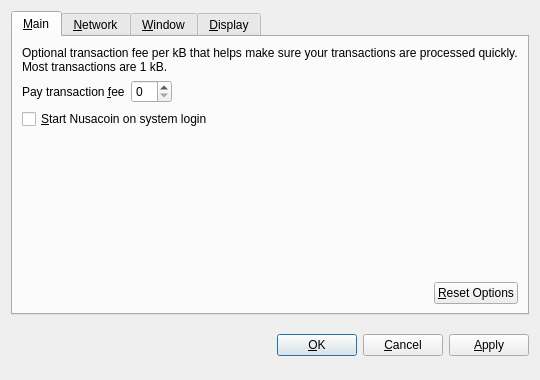
<?xml version="1.0" encoding="UTF-8"?>
<ui version="4.0">
 <class>OptionsDialog</class>
 <widget class="QDialog" name="OptionsDialog">
  <property name="geometry">
   <rect>
    <x>0</x>
    <y>0</y>
    <width>540</width>
    <height>380</height>
   </rect>
  </property>
  <property name="windowTitle">
   <string>Options</string>
  </property>
  <property name="modal">
   <bool>true</bool>
  </property>
  <layout class="QVBoxLayout" name="verticalLayout">
   <item>
    <widget class="QTabWidget" name="tabWidget">
     <property name="tabPosition">
      <enum>QTabWidget::North</enum>
     </property>
     <property name="currentIndex">
      <number>0</number>
     </property>
     <widget class="QWidget" name="tabMain">
      <attribute name="title">
       <string>&amp;Main</string>
      </attribute>
      <layout class="QVBoxLayout" name="verticalLayout_Main">
       <item>
        <widget class="QLabel" name="transactionFeeInfoLabel">
         <property name="text">
          <string>Optional transaction fee per kB that helps make sure your transactions are processed quickly. Most transactions are 1 kB.</string>
         </property>
         <property name="textFormat">
          <enum>Qt::PlainText</enum>
         </property>
         <property name="wordWrap">
          <bool>true</bool>
         </property>
        </widget>
       </item>
       <item>
        <layout class="QHBoxLayout" name="horizontalLayout_1_Main">
         <item>
          <widget class="QLabel" name="transactionFeeLabel">
           <property name="text">
            <string>Pay transaction &amp;fee</string>
           </property>
           <property name="textFormat">
            <enum>Qt::PlainText</enum>
           </property>
           <property name="buddy">
            <cstring>transactionFee</cstring>
           </property>
          </widget>
         </item>
         <item>
          <widget class="BitcoinAmountField" name="transactionFee"/>
         </item>
         <item>
          <spacer name="horizontalSpacer_1_Main">
           <property name="orientation">
            <enum>Qt::Horizontal</enum>
           </property>
           <property name="sizeHint" stdset="0">
            <size>
             <width>40</width>
             <height>20</height>
            </size>
           </property>
          </spacer>
         </item>
        </layout>
       </item>
       <item>
        <widget class="QCheckBox" name="bitcoinAtStartup">
         <property name="toolTip">
          <string>Automatically start Nusacoin after logging in to the system.</string>
         </property>
         <property name="text">
          <string>&amp;Start Nusacoin on system login</string>
         </property>
        </widget>
       </item>
       <item>
        <spacer name="verticalSpacer_Main">
         <property name="orientation">
          <enum>Qt::Vertical</enum>
         </property>
         <property name="sizeHint" stdset="0">
          <size>
           <width>20</width>
           <height>40</height>
          </size>
         </property>
        </spacer>
       </item>
       <item>
        <layout class="QHBoxLayout" name="horizontalLayout_2_Main">
         <item>
          <spacer name="horizontalSpacer_2_Main">
           <property name="orientation">
            <enum>Qt::Horizontal</enum>
           </property>
           <property name="sizeHint" stdset="0">
            <size>
             <width>40</width>
             <height>20</height>
            </size>
           </property>
          </spacer>
         </item>
         <item>
          <widget class="QPushButton" name="resetButton">
           <property name="toolTip">
            <string>Reset all client options to default.</string>
           </property>
           <property name="text">
            <string>&amp;Reset Options</string>
           </property>
           <property name="autoDefault">
            <bool>false</bool>
           </property>
          </widget>
         </item>
        </layout>
       </item>
      </layout>
     </widget>
     <widget class="QWidget" name="tabNetwork">
      <attribute name="title">
       <string>&amp;Network</string>
      </attribute>
      <layout class="QVBoxLayout" name="verticalLayout_Network">
       <item>
        <widget class="QCheckBox" name="mapPortUpnp">
         <property name="toolTip">
          <string>Automatically open the Nusacoin client port on the router. This only works when your router supports UPnP and it is enabled.</string>
         </property>
         <property name="text">
          <string>Map port using &amp;UPnP</string>
         </property>
        </widget>
       </item>
       <item>
        <widget class="QCheckBox" name="connectSocks">
         <property name="toolTip">
          <string>Connect to the Nusacoin network through a SOCKS proxy (e.g. when connecting through Tor).</string>
         </property>
         <property name="text">
          <string>&amp;Connect through SOCKS proxy:</string>
         </property>
        </widget>
       </item>
       <item>
        <layout class="QHBoxLayout" name="horizontalLayout_Network">
         <item>
          <widget class="QLabel" name="proxyIpLabel">
           <property name="text">
            <string>Proxy &amp;IP:</string>
           </property>
           <property name="textFormat">
            <enum>Qt::PlainText</enum>
           </property>
           <property name="buddy">
            <cstring>proxyIp</cstring>
           </property>
          </widget>
         </item>
         <item>
          <widget class="QValidatedLineEdit" name="proxyIp">
           <property name="maximumSize">
            <size>
             <width>140</width>
             <height>16777215</height>
            </size>
           </property>
           <property name="toolTip">
            <string>IP address of the proxy (e.g. 127.0.0.1)</string>
           </property>
          </widget>
         </item>
         <item>
          <widget class="QLabel" name="proxyPortLabel">
           <property name="text">
            <string>&amp;Port:</string>
           </property>
           <property name="textFormat">
            <enum>Qt::PlainText</enum>
           </property>
           <property name="buddy">
            <cstring>proxyPort</cstring>
           </property>
          </widget>
         </item>
         <item>
          <widget class="QLineEdit" name="proxyPort">
           <property name="maximumSize">
            <size>
             <width>55</width>
             <height>16777215</height>
            </size>
           </property>
           <property name="toolTip">
            <string>Port of the proxy (e.g. 9050)</string>
           </property>
          </widget>
         </item>
         <item>
          <widget class="QLabel" name="socksVersionLabel">
           <property name="text">
            <string>SOCKS &amp;Version:</string>
           </property>
           <property name="textFormat">
            <enum>Qt::PlainText</enum>
           </property>
           <property name="buddy">
            <cstring>socksVersion</cstring>
           </property>
          </widget>
         </item>
         <item>
          <widget class="QValueComboBox" name="socksVersion">
           <property name="toolTip">
            <string>SOCKS version of the proxy (e.g. 5)</string>
           </property>
          </widget>
         </item>
         <item>
          <spacer name="horizontalSpacer_Network">
           <property name="orientation">
            <enum>Qt::Horizontal</enum>
           </property>
           <property name="sizeHint" stdset="0">
            <size>
             <width>40</width>
             <height>20</height>
            </size>
           </property>
          </spacer>
         </item>
        </layout>
       </item>
       <item>
        <spacer name="verticalSpacer_Network">
         <property name="orientation">
          <enum>Qt::Vertical</enum>
         </property>
         <property name="sizeHint" stdset="0">
          <size>
           <width>20</width>
           <height>40</height>
          </size>
         </property>
        </spacer>
       </item>
      </layout>
     </widget>
     <widget class="QWidget" name="tabWindow">
      <attribute name="title">
       <string>&amp;Window</string>
      </attribute>
      <layout class="QVBoxLayout" name="verticalLayout_Window">
       <item>
        <widget class="QCheckBox" name="minimizeToTray">
         <property name="toolTip">
          <string>Show only a tray icon after minimizing the window.</string>
         </property>
         <property name="text">
          <string>&amp;Minimize to the tray instead of the taskbar</string>
         </property>
        </widget>
       </item>
       <item>
        <widget class="QCheckBox" name="minimizeOnClose">
         <property name="toolTip">
          <string>Minimize instead of exit the application when the window is closed. When this option is enabled, the application will be closed only after selecting Quit in the menu.</string>
         </property>
         <property name="text">
          <string>M&amp;inimize on close</string>
         </property>
        </widget>
       </item>
       <item>
        <spacer name="verticalSpacer_Window">
         <property name="orientation">
          <enum>Qt::Vertical</enum>
         </property>
         <property name="sizeHint" stdset="0">
          <size>
           <width>20</width>
           <height>40</height>
          </size>
         </property>
        </spacer>
       </item>
      </layout>
     </widget>
     <widget class="QWidget" name="tabDisplay">
      <attribute name="title">
       <string>&amp;Display</string>
      </attribute>
      <layout class="QVBoxLayout" name="verticalLayout_Display">
       <item>
        <layout class="QHBoxLayout" name="horizontalLayout_1_Display">
         <item>
          <widget class="QLabel" name="langLabel">
           <property name="text">
            <string>User Interface &amp;language:</string>
           </property>
           <property name="textFormat">
            <enum>Qt::PlainText</enum>
           </property>
           <property name="buddy">
            <cstring>lang</cstring>
           </property>
          </widget>
         </item>
         <item>
          <widget class="QValueComboBox" name="lang">
           <property name="toolTip">
            <string>The user interface language can be set here. This setting will take effect after restarting Nusacoin.</string>
           </property>
          </widget>
         </item>
        </layout>
       </item>
       <item>
        <layout class="QHBoxLayout" name="horizontalLayout_2_Display">
         <item>
          <widget class="QLabel" name="unitLabel">
           <property name="text">
            <string>&amp;Unit to show amounts in:</string>
           </property>
           <property name="textFormat">
            <enum>Qt::PlainText</enum>
           </property>
           <property name="buddy">
            <cstring>unit</cstring>
           </property>
          </widget>
         </item>
         <item>
          <widget class="QValueComboBox" name="unit">
           <property name="toolTip">
            <string>Choose the default subdivision unit to show in the interface and when sending coins.</string>
           </property>
          </widget>
         </item>
        </layout>
       </item>
       <item>
        <widget class="QCheckBox" name="displayAddresses">
         <property name="toolTip">
          <string>Whether to show Nusacoin addresses in the transaction list or not.</string>
         </property>
         <property name="text">
          <string>&amp;Display addresses in transaction list</string>
         </property>
        </widget>
       </item>
       <item>
        <widget class="QCheckBox" name="coinControlFeatures">
         <property name="toolTip">
          <string>Whether to show coin control features or not.</string>
         </property>
         <property name="text">
          <string>Display coin &amp;control features (experts only!)</string>
         </property>
        </widget>
       </item>
       <item>
        <spacer name="verticalSpacer_Display">
         <property name="orientation">
          <enum>Qt::Vertical</enum>
         </property>
         <property name="sizeHint" stdset="0">
          <size>
           <width>20</width>
           <height>40</height>
          </size>
         </property>
        </spacer>
       </item>
      </layout>
     </widget>
    </widget>
   </item>
   <item>
    <layout class="QHBoxLayout" name="horizontalLayout_Buttons">
     <item>
      <spacer name="horizontalSpacer_1">
       <property name="orientation">
        <enum>Qt::Horizontal</enum>
       </property>
       <property name="sizeHint" stdset="0">
        <size>
         <width>40</width>
         <height>48</height>
        </size>
       </property>
      </spacer>
     </item>
     <item>
      <widget class="QLabel" name="statusLabel">
       <property name="font">
        <font>
         <weight>75</weight>
         <bold>true</bold>
        </font>
       </property>
       <property name="text">
        <string/>
       </property>
       <property name="textFormat">
        <enum>Qt::PlainText</enum>
       </property>
       <property name="wordWrap">
        <bool>true</bool>
       </property>
      </widget>
     </item>
     <item>
      <spacer name="horizontalSpacer_2">
       <property name="orientation">
        <enum>Qt::Horizontal</enum>
       </property>
       <property name="sizeHint" stdset="0">
        <size>
         <width>40</width>
         <height>48</height>
        </size>
       </property>
      </spacer>
     </item>
     <item>
      <widget class="QPushButton" name="okButton">
       <property name="text">
        <string>&amp;OK</string>
       </property>
      </widget>
     </item>
     <item>
      <widget class="QPushButton" name="cancelButton">
       <property name="text">
        <string>&amp;Cancel</string>
       </property>
       <property name="autoDefault">
        <bool>false</bool>
       </property>
      </widget>
     </item>
     <item>
      <widget class="QPushButton" name="applyButton">
       <property name="text">
        <string>&amp;Apply</string>
       </property>
       <property name="autoDefault">
        <bool>false</bool>
       </property>
      </widget>
     </item>
    </layout>
   </item>
  </layout>
 </widget>
 <customwidgets>
  <customwidget>
   <class>BitcoinAmountField</class>
   <extends>QSpinBox</extends>
   <header>bitcoinamountfield.h</header>
  </customwidget>
  <customwidget>
   <class>QValueComboBox</class>
   <extends>QComboBox</extends>
   <header>qvaluecombobox.h</header>
  </customwidget>
  <customwidget>
   <class>QValidatedLineEdit</class>
   <extends>QLineEdit</extends>
   <header>qvalidatedlineedit.h</header>
  </customwidget>
 </customwidgets>
 <resources/>
 <connections/>
</ui>
